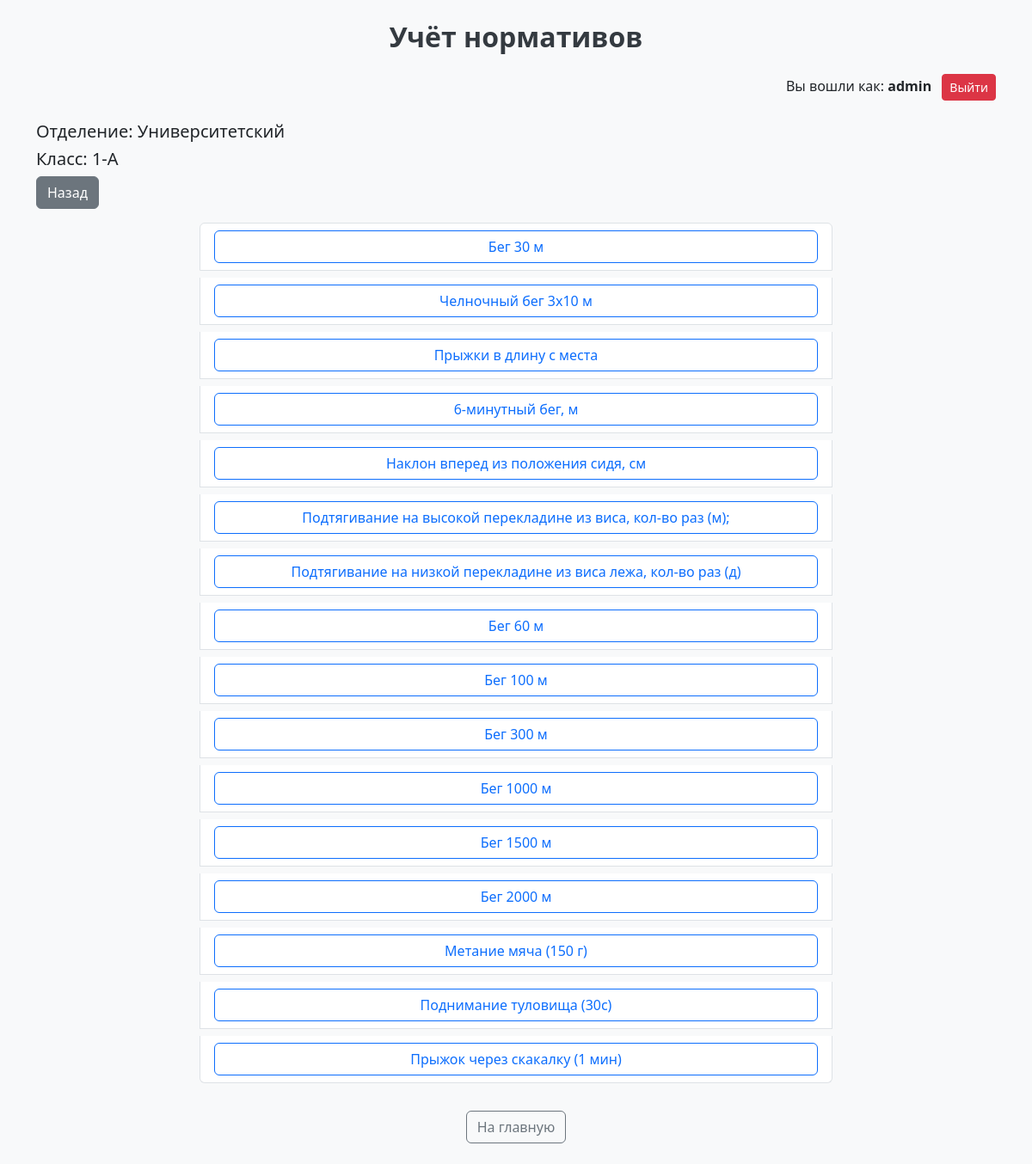
The app's page /select_normative/Университетский/1-А (signed in) with its own data.
### tables this page shows
CREATE TABLE "Normatives" (
	"id"	INTEGER,
	"name"	TEXT NOT NULL,
	"unit"	TEXT NOT NULL,
	"min_age"	INTEGER NOT NULL,
	"max_age"	INTEGER,
	"category"	TEXT NOT NULL,
	PRIMARY KEY("id" AUTOINCREMENT)
);

### server.py (the view)
@app.route('/select_normative/<department>/<class_name>')
def select_normative(department, class_name):
    conn = get_db_connection()
    normatives = conn.execute('SELECT id, name FROM Normatives').fetchall()
    conn.close()
    return render_template('select_normative.html', department=department, class_name=class_name, normatives=normatives)

### server.py (called while the page is built)
def get_db_connection():
    conn = sqlite3.connect(DB_PATH)
    conn.row_factory = sqlite3.Row
    return conn

### templates/select_normative.html
{% extends 'base.html' %}
{% block content %}
<h5>Отделение: {{ department }}</h5>
<h5>Класс: {{ class_name }}</h5>
<a href="{{ url_for('select_class', department=department) }}" class="btn btn-secondary mb-3">Назад</a>
<div class="row justify-content-center">
    <div class="col-md-8">
        <div class="list-group">
            {% for norm in normatives %}
                <div class="list-group-item mb-2">
                    <a href="{{ url_for('select_student', department=department, class_name=class_name, normative_id=norm['id']) }}" class="btn btn-outline-primary w-100">
                        {{ norm['name'] }}
                    </a>
                </div>
            {% endfor %}
        </div>
    </div>
</div>
{% endblock %}

### templates/base.html (style rules this page uses)
body { background-color: #f8f9fa; }

### records on screen
Normatives: name "Бег 30 м"
Normatives: name "Челночный бег 3х10 м"
Normatives: name "Прыжки в длину с места"
Normatives: name "6-минутный бег, м"
Normatives: name "Наклон вперед из положения сидя, см"
Normatives: name "Подтягивание на высокой перекладине из виса, кол-во раз (м);"
Normatives: name "Подтягивание на низкой перекладине из виса лежа, кол-во раз (д)"
Normatives: name "Бег 60 м"
Normatives: name "Бег 100 м"
Normatives: name "Бег 300 м"
Normatives: name "Бег 1000 м"
Normatives: name "Бег 1500 м"
Normatives: name "Бег 2000 м"
Normatives: name "Метание мяча (150 г)"
Normatives: name "Поднимание туловища (30с)"
Normatives: name "Прыжок через скакалку (1 мин)"

### other values on screen
{{ session['username'] }} "admin"
{{ department }} "Университетский"
{{ class_name }} "1-А"
